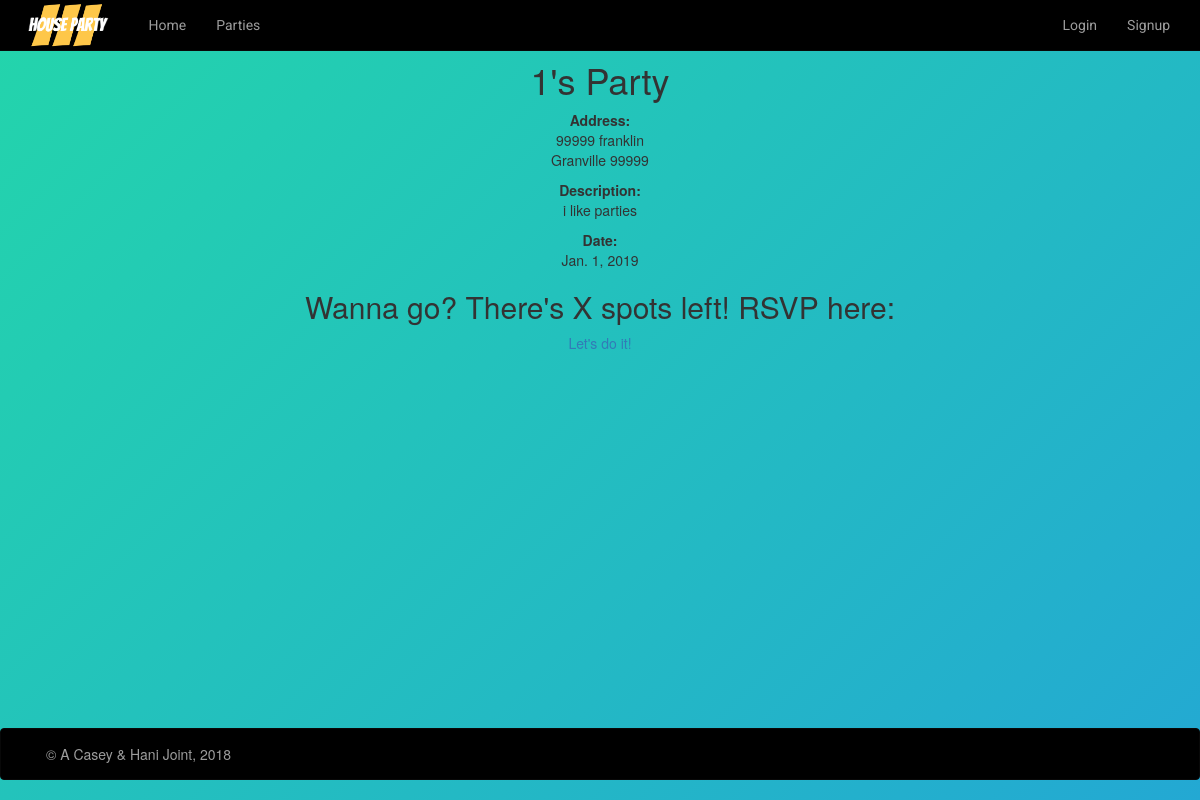
Page /party/party-details/9 on the earlier database version.
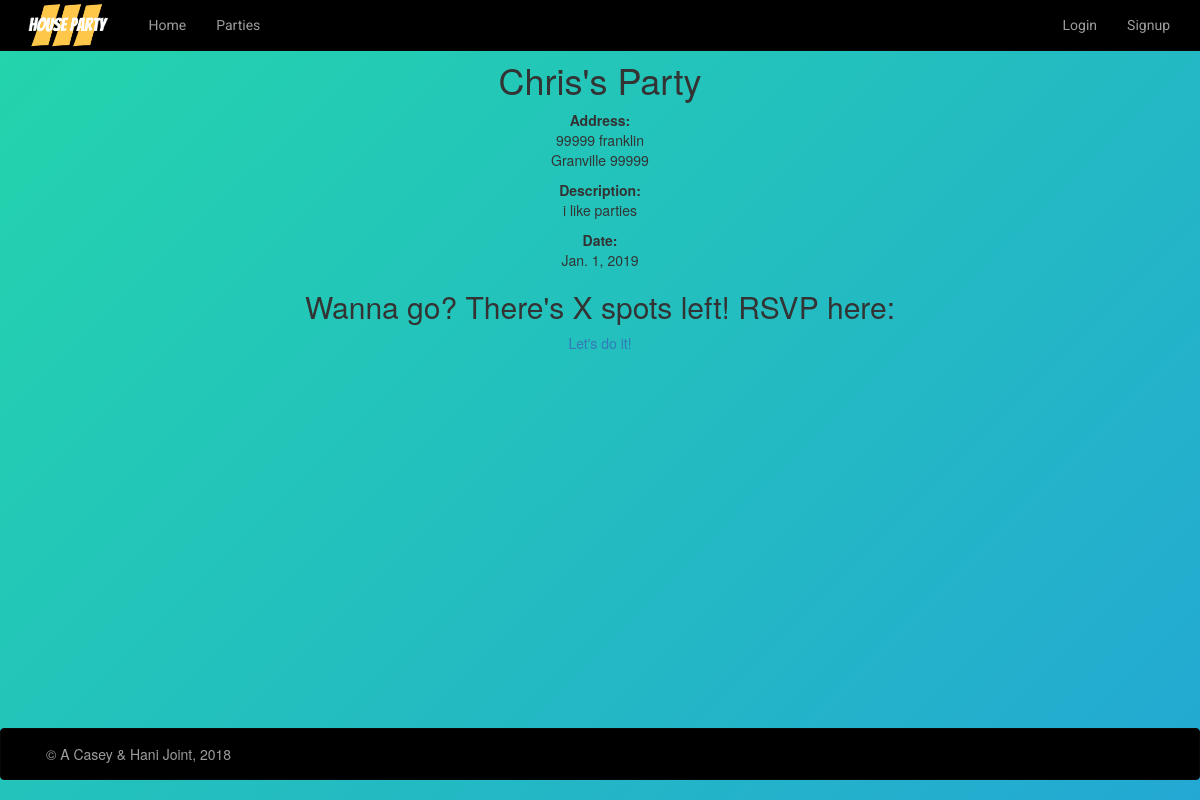
Same page on the later database version.
### party/models.py (models this page shows, shortened)
class PartyInformation(models.Model):
    address_st = models.CharField(max_length=100, help_text="Enter the street name for the party", blank=False)
    address_num = models.IntegerField(help_text="Enter the house address number, if none leave blank", blank=False)
    address_apt_num = models.CharField(max_length = 5, blank=True)
    address_zip = models.IntegerField(help_text="Enter the zip for the address", blank=False)
    address_city = models.CharField(max_length = 100, blank=False)
    description = models.CharField(max_length=750, help_text="Enter a description of the party (750 max characters!)", blank=False)
    date_of_party = models.DateField('Party Date', blank=False)
    active = models.BooleanField(help_text="Is the party active?", blank=False)
    creator = models.CharField(max_length=100, blank=False)

### party/views.py (the view)
# urls.py: path('party-details/<int:pk>', views.PartyDetailView.as_view(), name='party-information-detail'),
class PartyDetailView(generic.DetailView):
    model = PartyInformation
    template_name = 'party/partyinformation_detail.html'
    def get_context_data(self, **kwargs):
        context = super(PartyDetailView, self).get_context_data(**kwargs)
        context['party_thrower_id'] = PartyInformation.creator
        context['party_information_id'] = PartyInformation.id
        return context

### party/templates/party/partyinformation_detail.html
{% extends "base_generic.html" %}
{% block content %}
  <br><br>
  <h1>{{ partyinformation.creator }}'s Party</h1>
  <p><strong>Address: </strong><br>{{partyinformation.address_num}} {{partyinformation.address_st}}<br>{{partyinformation.address_city}} {{partyinformation.address_zip}}</a></p>
  <p><strong>Description: </strong><br>{{ partyinformation.description }}</p>
  <p><strong>Date: </strong><br> {{ partyinformation.date_of_party }}</p>
  <h2>Wanna go? There's X spots left! RSVP here: </h2>
  <a href="/party/RSVP/{{user.id}}/{{partyinformation.creator}}/{{partyinformation.id}}">Let's do it!</a>
{% endblock %}

Differences in the rows shown:
changed PartyInformation "franklin": creator "1" → "Chris"
